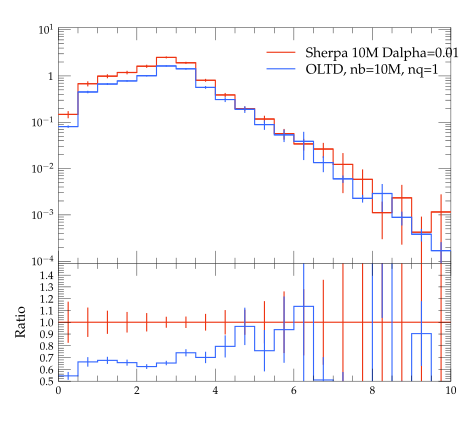

Source code (Python):
#! /usr/bin/env python

# This Python script was auto-generated using YODA v2.0.0.
# Analysis object: /evtb/cutEg_tjg_dr
# Timestamp: 13-04-2024 (07:56:31)

import matplotlib as mpl
import matplotlib.pyplot as plt
mpl.use('Agg') # comment out for interactive use
import os
import numpy as np

plotDir = os.path.split(os.path.realpath(__file__))[0]
if 'YODA_USER_PLOT_PATH' in globals():
    plot_outdir = globals()['YODA_USER_PLOT_PATH']
else:
    plot_outdir = plotDir

#plot style
plt.style.use(os.path.join(plotDir, '../default.mplstyle'))
# plot metadata
figW, figH = plt.rcParams['figure.figsize']
ax_xLabel = r''
ax_yLabel = r''
ax_title  = r''
ax_xScale = 'linear'
ax_yScale = 'log'
xLims = (0.0, 10.0)
yLims = (9e-05, 11.0)

# TeX-friendly labels for the legend
labels = [ r"Sherpa 10M Dalpha=0.01", r"OLTD, nb=10M, nq=1" ]

# Create figure and axis objects
fig, (ax, ratio0_ax) = plt.subplots(2, 1, sharex=True,
                  figsize=(figW,figH), gridspec_kw={'height_ratios': (2, 1)})
ratio0_ax.yaxis.set_major_locator(mpl.ticker.MultipleLocator(0.1))
ratio0_ax.set_ylim(0.5, 1.4999)
ratio0_ax.set_ylabel('Ratio')

# LineColor map: curve index -> color
linecolors = {0: '#EE3311', 1: '#3366FF'}
# the numerical data is stored in a separate file
dataf = dict()
prefix = os.path.split(__file__)[0]
if prefix:    prefix = prefix + '/'
exec(open(prefix+'cutEg_tjg_dr__data.py').read(), dataf)


legend_handles = [] # keep track of handles for the legend

# style options for curves
# starts at zorder>=5 to draw curve on top of legend
styles = {
  'curve0': {
    'color' : linecolors[0],
    'linestyle' : '-',
    'marker' : 'o',
    'zorder' : 5,
    'histstyle' : True,
  },
  'curve1': {
    'color' : linecolors[1],
    'linestyle' : '-',
    'marker' : 'o',
    'zorder' : 6,
    'histstyle' : True,
  },
}
# curve from input yoda files in main panel
for label in dataf['yvals'].keys():
    if all(np.isnan(v) for v in dataf['yvals'][label]):
        continue
    tmp = None
    if styles[label]['histstyle']: # draw as histogram
        tmp, = ax.plot(dataf['xedges'], dataf['yedges'][label],
                       color=styles[label]['color'],
                       linestyle=styles[label]['linestyle'],
                       drawstyle='steps-pre', solid_joinstyle='miter',
                       zorder=styles[label]['zorder'], label=label)
        ax.errorbar(dataf['xpoints'], dataf['yvals'][label], color=styles[label]['color'],
                    xerr=dataf['xerrs'], yerr=[dataf['ydowns'][label], dataf['yups'][label]],
                    linestyle='none', zorder=styles[label]['zorder'])
    else: # draw as scatter
        tmp = ax.errorbar(dataf['xpoints'], dataf['yvals'][label],
                          xerr=dataf['xerrs'],
                          yerr=[ dataf['ydowns'][label],
                          dataf['yups'][label] ],
                          fmt=styles[label]['marker'],
                          ecolor=styles[label]['color'],
                          color=styles[label]['color'], zorder=2)
        tmp[-1][0].set_linestyle(styles[label]['linestyle'])
    legend_handles += [tmp]
    for varLabel in dataf['variation_yvals'].keys():
        if varLabel.startswith(label):
            tmp, = ax.plot(dataf['xedges'], dataf['variation_yvals'][varLabel],
                           color=styles[label]['color'],
                           linestyle=styles[label]['linestyle'],
                           drawstyle='steps-pre', solid_joinstyle='miter',
                           zorder=styles[label]['zorder'], alpha=0.5)


# plots on ratio panel
# curve from input yoda files in ratio panel
for label, yvals in dataf['ratio0_yvals'].items():
    if all(np.isnan(v) for v in yvals):
        continue
    if styles[label]['histstyle']: # plot as histogram
        ratio0_ax.plot(dataf['xedges'], yvals,
                       color=styles[label]['color'],
                       linestyle=styles[label]['linestyle'],
                       drawstyle='steps-pre', zorder=1,
                       solid_joinstyle='miter')
        ratio0_ax.vlines(dataf['xpoints'],
                         dataf['ratio0_ymin'][label],
                         dataf['ratio0_ymax'][label],
                         color=styles[label]['color'], zorder=1)
    else: # plot as scatter
        tmp = ratio0_ax.errorbar(dataf['xpoints'],
                                 yvals, xerr=dataf['xerrs'],
                                 yerr=dataf['ratio0_yerrs'][label],
                                 fmt=styles[label]['marker'],
                                 ecolor=styles[label]['color'],
                                 color=styles[label]['color'])
        tmp[-1][0].set_linestyle(styles[label]['linestyle'])

    for varlabel in dataf['ratio0_variation_vals'].keys():
        if varlabel.startswith(label):
            ratio0_ax.plot(dataf['xedges'],
                            dataf['ratio0_variation_vals'][varlabel],
                            color=styles[label]['color'],
                            linestyle=styles[label]['linestyle'],
                            drawstyle='steps-pre', solid_joinstyle='miter',
                            zorder=1, alpha=0.5)

legend_pos = (0.5, 0.97)
ax.legend(legend_handles, labels, loc='upper left', bbox_to_anchor=legend_pos)

# set plot metadata as defined above
ratio0_ax.set_xlabel(ax_xLabel)
ratio0_ax.xaxis.set_label_coords(1., -.15)
ax.set_ylabel(ax_yLabel, loc='top')
ax.set_title(ax_title, loc='left')
ax.set_xscale(ax_xScale)
ax.set_yscale(ax_yScale)
ax.set_xlim(xLims)
ax.set_ylim(yLims)

# tick formatting
plt.rcParams['xtick.top'] = True
plt.rcParams['ytick.right'] = True
ax.yaxis.set_major_locator(mpl.ticker.LogLocator(base=10.0, numticks=np.inf))
ax.yaxis.set_minor_locator(mpl.ticker.LogLocator(
                           base=10.0, subs=np.arange(0.1, 1, 0.1), numticks=np.inf))
fig.align_ylabels((ax, ratio0_ax))
plt.savefig(os.path.join(plot_outdir, 'cutEg_tjg_dr.pdf'), format='PDF')
plt.savefig(os.path.join(plot_outdir, 'cutEg_tjg_dr.png'), format='PNG')

plt.close(fig)
